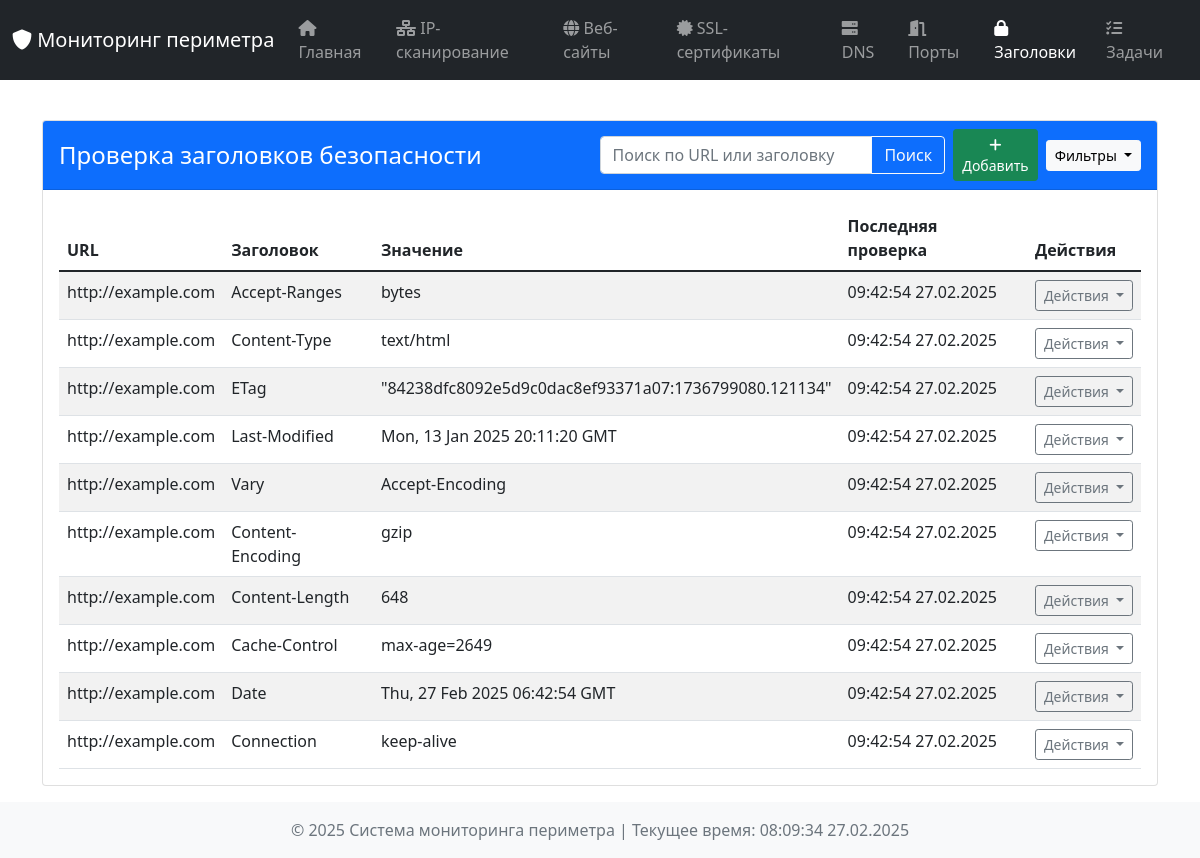
/security-headers, run on an earlier commit of the app's database.
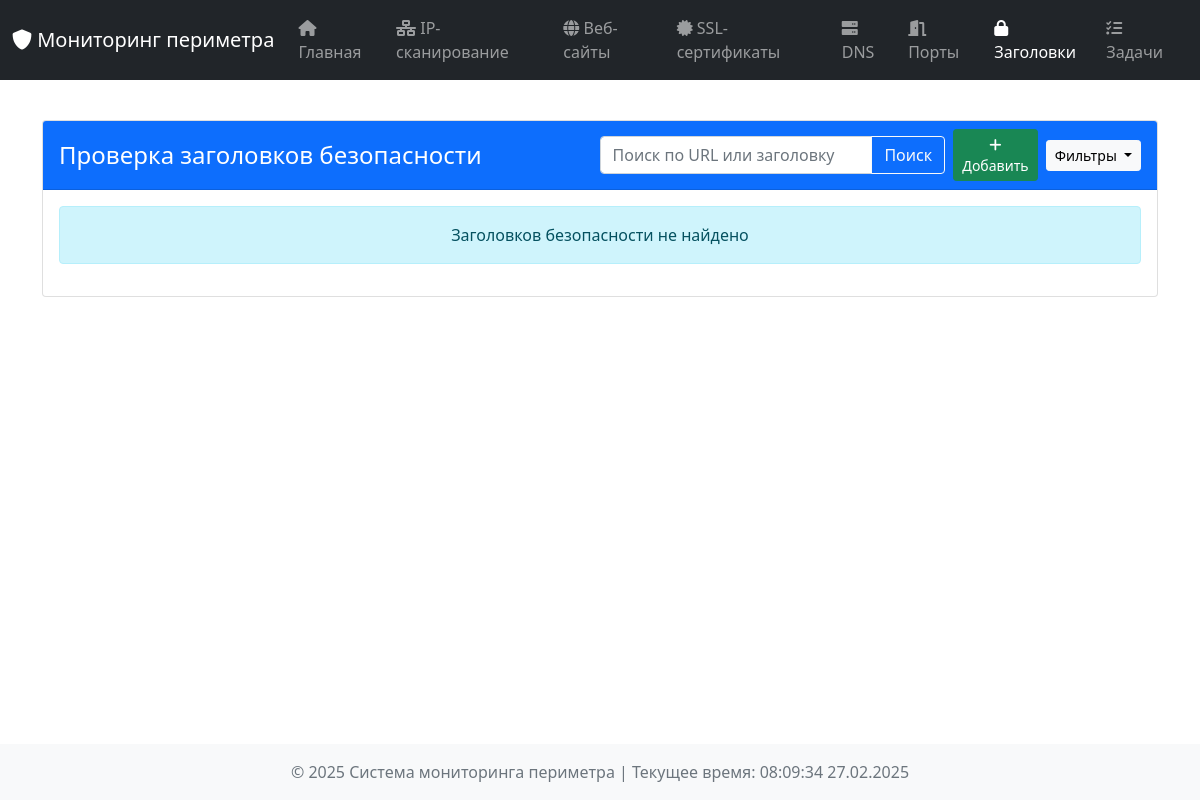
And on a later commit of the database.
### tables this page shows
CREATE TABLE security_headers (
                id INTEGER PRIMARY KEY AUTOINCREMENT,
                url TEXT,
                header_name TEXT,
                header_value TEXT,
                check_time TEXT,
                UNIQUE(url, header_name)
            );

### dashboard/app.py (the view, shortened to what this page needs)
@app.route('/security-headers', methods=['GET', 'POST'])
def security_headers():
    form = SecurityHeadersForm()
    search_query = request.args.get('search', '').lower()
    status_filter = request.args.get('status')
    all_results = db_manager.get_all_records('security_headers')
    filtered_results = all_results
    if search_query:
        filtered_results = [r for r in filtered_results if search_query in r['url'].lower() or search_query in r['header_name'].lower()]
    if status_filter == 'secure':
        critical_headers = config.SECURITY_HEADERS
        filtered_results = [r for r in filtered_results if all(h in headers_checker._check_headers(r['url'])['headers'] for h in critical_headers)]
    elif status_filter == 'issues':
        critical_headers = config.SECURITY_HEADERS
        filtered_results = [r for r in filtered_results if not all(h in headers_checker._check_headers(r['url'])['headers'] for h in critical_headers)]
    return render_template('security_headers.html', results=filtered_results, current_time=datetime.now(), form=form,
                           search_query=search_query, status_filter=status_filter)

### dashboard/forms.py
class SecurityHeadersForm(FlaskForm):
     url = StringField('URL', validators=[DataRequired(), URL()])
     check_now = BooleanField('Check Now')
     submit = SubmitField('Add')

### dashboard/templates/security_headers.html (shortened to what this page needs)
{% extends "base.html" %}
{% block content %}
<div class="container mt-4">
    <div class="card">
        <div class="card-header bg-primary text-white d-flex justify-content-between align-items-center">
            <h4 class="mb-0">Проверка заголовков безопасности</h4>
            <div class="d-flex align-items-center">
                <div class="input-group me-2">
                    <input type="text" class="form-control" id="searchInput" placeholder="Поиск по URL или заголовку"
                           value="{{ search_query }}" aria-label="Поиск">
                    <button class="btn btn-outline-light" type="button" onclick="submitSearch()">Поиск</button>
                </div>
                <button class="btn btn-success btn-sm me-2" data-bs-toggle="modal" data-bs-target="#addHeadersModal">
                    <i class="fas fa-plus"></i> Добавить
                </button>
                <button class="btn btn-light btn-sm dropdown-toggle" type="button" id="filterDropdown" data-bs-toggle="dropdown" aria-expanded="false">
                    Фильтры
                </button>
            </div>
        </div>
        <div class="card-body">
            {% if results %}
                <div class="table-responsive">
                    <table class="table table-hover table-striped" id="dataTable">
                        <thead class="thead-dark">
                            <tr>
                                <th>URL</th>
                                <th>Заголовок</th>
                                <th>Значение</th>
                                <th>Последняя проверка</th>
                                <th>Действия</th>
                            </tr>
                        </thead>
                        <tbody>
                            {% for result in results %}
                            <tr>
                                <td>{{ result.url }}</td>
                                <td>{{ result.header_name or 'N/A' }}</td>
                                <td>{{ result.header_value or 'N/A' }}</td>
                                <td>{{ result.check_time.strftime('%H:%M:%S %d.%m.%Y') if result.check_time else 'N/A' }}</td>
                                <td>
                                    <div class="dropdown">
                                        <button class="btn btn-outline-secondary btn-sm dropdown-toggle" type="button" data-bs-toggle="dropdown" aria-expanded="false">
                                            Действия
                                        </button>
                                    </div>
                                </td>
                            </tr>
                            {% endfor %}
                        </tbody>
                    </table>
                </div>
            {% else %}
                <div class="alert alert-info text-center">
                    Заголовков безопасности не найдено
                </div>
            {% endif %}
        </div>
    </div>
</div>
{% endblock %}

What changed in the data, as far as the page shows it:
removed security_headers: url "http://example.com", header_name "Accept-Ranges", header_value "bytes", check_time "09:42:54 27.02.2025"
removed security_headers: url "http://example.com", header_name "Content-Type", header_value "text/html", check_time "09:42:54 27.02.2025"
removed security_headers: url "http://example.com", header_name "ETag", header_value "\"84238dfc8092e5d9c0dac8ef93371a07:1736799080.121134\"", check_time "09:42:54 27.02.2025"
removed security_headers: url "http://example.com", header_name "Last-Modified", header_value "Mon, 13 Jan 2025 20:11:20 GMT", check_time "09:42:54 27.02.2025"
removed security_headers: url "http://example.com", header_name "Vary", header_value "Accept-Encoding", check_time "09:42:54 27.02.2025"
removed security_headers: url "http://example.com", header_name "Content-Encoding", header_value "gzip", check_time "09:42:54 27.02.2025"
removed security_headers: url "http://example.com", header_name "Content-Length", header_value "648", check_time "09:42:54 27.02.2025"
removed security_headers: url "http://example.com", header_name "Cache-Control", header_value "max-age=2649", check_time "09:42:54 27.02.2025"
removed security_headers: url "http://example.com", header_name "Date", header_value "Thu, 27 Feb 2025 06:42:54 GMT", check_time "09:42:54 27.02.2025"
removed security_headers: url "http://example.com", header_name "Connection", header_value "keep-alive", check_time "09:42:54 27.02.2025"
Also different on the page:
text no longer shown: "URL Заголовок Значение Последняя проверка Действия"
text now shown: "Заголовков безопасности не найдено"
